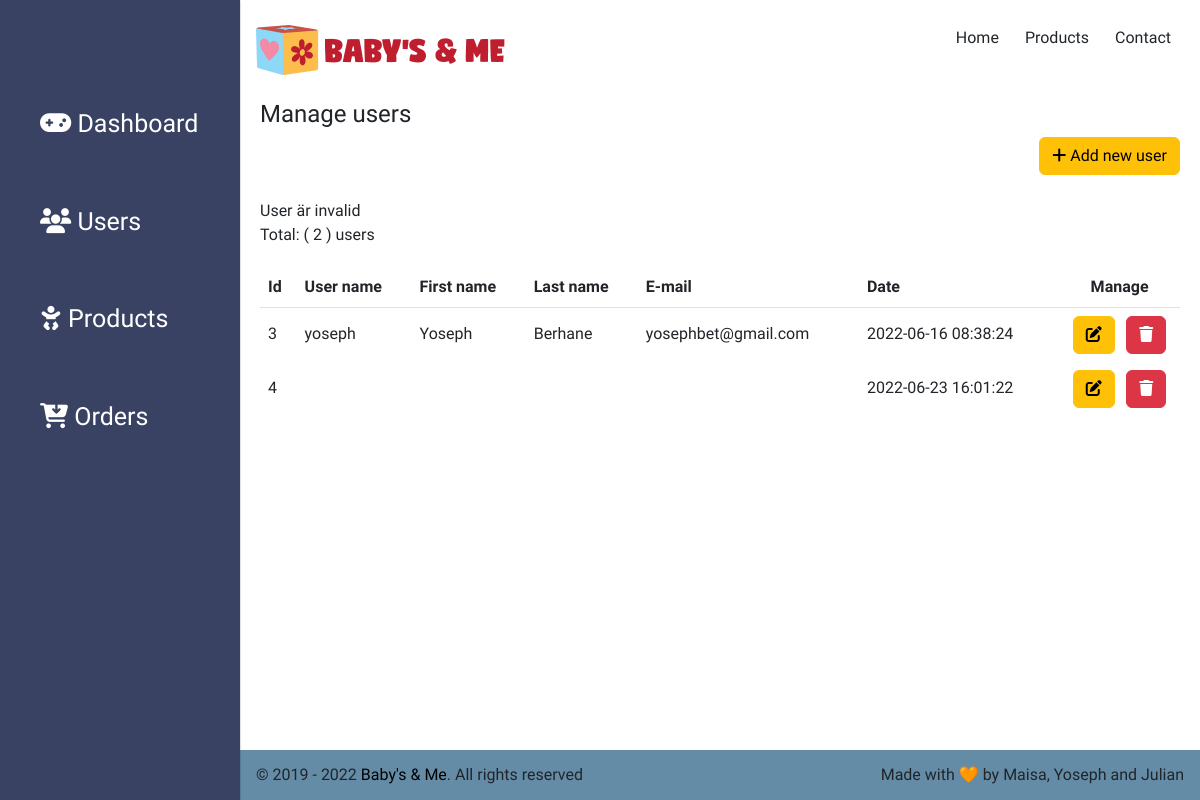
/admin/users.php?invalidUser, run on an earlier commit of the app's database.
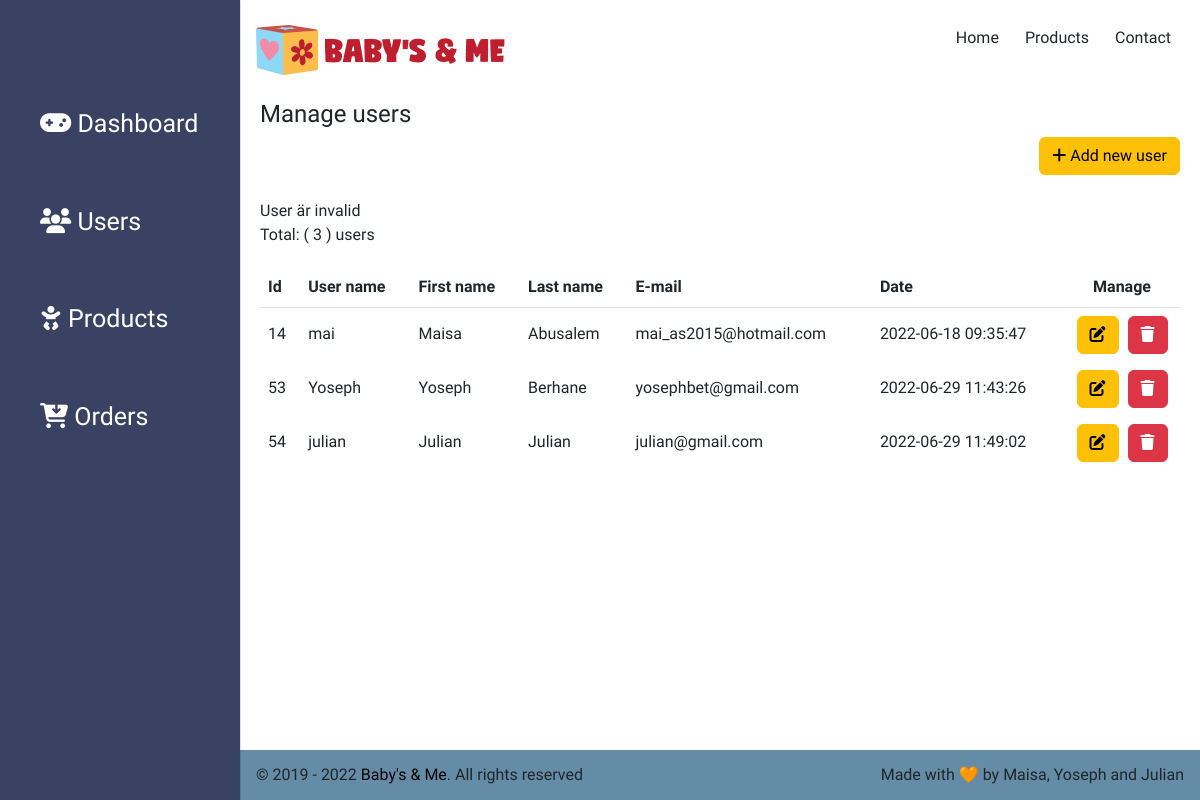
And on a later commit of the database.
### tables this page shows
CREATE TABLE `users` (
  `id` int(11) NOT NULL,
  `username` varchar(60) NOT NULL,
  `first_name` varchar(60) NOT NULL,
  `last_name` varchar(60) NOT NULL,
  `email` varchar(150) NOT NULL,
  `password` varchar(60) NOT NULL,
  `phone` varchar(60) NOT NULL,
  `street` varchar(255) NOT NULL,
  `postal_code` varchar(255) NOT NULL,
  `city` varchar(90) NOT NULL,
  `country` varchar(90) NOT NULL,
  `create_date` timestamp NOT NULL DEFAULT CURRENT_TIMESTAMP,
  `img_url` text
);

### src/config.php (called while the page is built, shortened)
<?php
require(SRC_PATH . '/dbconnect.php');
require(SRC_PATH . '/app/UserDbHandler.php');
$userDbHandler = new UserDbHandler($pdo);

### src/app/UserDbHandler.php (called while the page is built, shortened)
<?php
class UserDbHandler
{
    public function __construct($pdo)
    {
        $this->pdo = $pdo;
    }
    public function fetchAllUsers()
    {
        $sql = "SELECT * FROM users;";
        $stmt = $this->pdo->query($sql);
        return $stmt->fetchAll();
    }
}

### public/admin/users.php (the view, shortened to what this page needs)
<?php
require('../../src/config.php');
    $pageId    = "users";
    $message = "";
    if (isset($_GET['invalidUser'])) {
        $message = '
            <div class="error_msg">
               User är invalid
            </div>
        ';
    }
    $users = $userDbHandler->fetchAllUsers();
?>
<?php include('layout/header.php'); ?>
<div id="content">
    <h4>Manage users </h4>
    <div id="user">
        <form action="create-user.php" method="GET">
            <button type="submit" class="btn btn-warning"><i class="fas fa-plus"></i> Add new user</button>
        </form>
    </div>
    <br>
    <?=$message ?>
    <p>Total: <span>( <?=count($users); ?> ) users</span></p>
    <table class="table ">
        <thead>
            <tr>
                <th>Id</th>
                <th>User name</th>
                <th>First name</th>
                <th>Last name</th>
                <th>E-mail</th>
                <th>Date</th>
                <th class="manage">Manage</th>
            </tr>
        </thead>
        <tbody>
            <?php foreach($users as $user) : ?>
            <tr>
                <td><?=htmlentities($user['id']) ?></td>
                <td><?=htmlentities($user['username']) ?></td>
                <td><?=htmlentities($user['first_name']) ?></td>
                <td><?=htmlentities($user['last_name']) ?></td>
                <td><?=htmlentities($user['email']) ?></td>
                <td><?=htmlentities($user['create_date']) ?></td>
                <td class="manage">
                    <form action="update-user.php" method="GET">
                        <button type="submit" class="btn btn-warning"><i class="fas fa-edit"></i></button>
                    </form>
                    <form action="" method="POST">
                        <button type="submit" name="deleteUserBtn" class="btn btn-danger"><i
                                class="fas fa-trash"></i></button>
                    </form>
                </td>
            </tr>
            <?php endforeach; ?>
        </tbody>
    </table>
</div>
<?php include('layout/footer.php'); ?>

### public/admin/layout/header.php (shortened to what this page needs)
<!DOCTYPE html>
<html>
<head>
    <link href="https://cdn.jsdelivr.net/npm/bootstrap@5.2.0-beta1/dist/css/bootstrap.min.css" rel="stylesheet"
>
    <link rel="stylesheet" href="css/style.css">
</head>
<body id="<?=$pageId ?>">
    <div class="grid-container">
        <div class="menu-icon">
        </div>
        <header class="header">
            <div id="logo">
                <a href="../index.php">
                    <img class="logo" src="img/babysme_logo.png" alt="logo">
                </a>
            </div>
            <div class="d-flex justify-content-center text-center bg-transparent pb-4">
                <div class="col">
                    <form action="../index.php?">
                        <input type="submit" value="Home" class="btn navBtn">
                    </form>
                </div>
                <div class="col">
                    <form action="../products.php?">
                        <input type="submit" value="Products" class="btn navBtn">
                    </form>
                </div>
                <div class="col">
                    <form action="../contact.php?">
                        <input type="submit" value="Contact" class="btn navBtn">
                    </form>
                </div>
            </div>
        </header>
        <aside class="sidenav">
            <ul class="sidenav__list">
                <li class="sidenav__list-item"><a href="index.php"><i class="fas fa-gamepad"></i> Dashboard</a></li>
                <li class="sidenav__list-item"><a href="users.php"><i class="fas fa-users"></i> Users</a></li>
                <li class="sidenav__list-item"><a href="products.php"><i class="fas fa-baby"></i> Products</a></li>
                <li class="sidenav__list-item"><a href="orders.php"><i class="fas fa-cart-arrow-down"></i> Orders</a>
                </li>
            </ul>
        </aside>

### public/admin/layout/footer.php (shortened to what this page needs)
<footer class="footer">
    <div class="footer__copyright">&copy; 2019 - <?php echo date('Y'); ?> <a href="#">Baby's & Me</a>. All rights
        reserved</div>
    <div class="footer__signature">Made with 🧡 by Maisa, Yoseph and Julian</div>
</footer>
</div>
</body>
</html>

### public/admin/css/style.css (style rules this page uses)
body { margin: 0; padding: 0; font-family: 'Mukta', sans-serif; box-sizing: border-box; }
.header { display: flex; justify-content: space-between; align-items: center; margin-top: 10px; }
table { margin-top: 20px; }
#user, #new-product { display: flex; justify-content: flex-end; }
td { vertical-align: baseline; }
a { text-decoration: none; color: #000; }
td { border:none; }
.manage { display: flex; justify-content: space-around; }
.grid-container { display: grid; grid-template-columns: 1fr; grid-template-rows: 50px 1fr 50px; grid-template-areas: 'header' 'main' 'footer'; height: 100vh; }
.menu-icon { position: fixed; display: flex; top: 5px; left: 10px; align-items: center; justify-content: center; background-color: #DADAE3; border-radius: 50%; z-index: 1; cursor: pointer; padding: 12px; }
.header { grid-area: header; display: flex; align-items: center; justify-content: space-between; padding: 0 16px; margin-top: 50px; }
.sidenav { grid-area: sidenav; display: flex; flex-direction: column; height: 100%; width: 240px; position: fixed; overflow-y: auto; transform: translateX(-245px); transition: all .6s ease-in-out; box-shadow: 0 2px 2px 0 rgba(0, 0, 0, 0.16), 0 0 0 1px rgba(0, 0, 0, 0.08); z-index: 2; background-color: #394263; }
.sidenav__list { padding: 0; margin-top: 85px; list-style-type: none; }
.sidenav__list-item { padding: 20px 20px 20px 40px; font-size: 25px; margin-bottom: 20px; }
.sidenav__list-item a { color: #fff; }
#content { margin: 50px 20px; }
.footer { grid-area: footer; display: flex; align-items: center; justify-content: space-between; padding: 0 16px; background-color: #648ca6; }
@media only screen and (min-width: 46.875em) { .grid-container { grid-template-columns: 240px 1fr; grid-template-areas: "sidenav header" "sidenav main" "sidenav footer"; } }
@media only screen and (min-width: 46.875em) { .sidenav { position: relative; transform: translateX(0); } }

What changed in the data, as far as the page shows it:
removed users: id "3", username "yoseph", first_name "Yoseph", last_name "Berhane", email "yosephbet@gmail.com", create_date "2022-06-16 08:38:24"
removed users: id "4", create_date "2022-06-23 16:01:22"
added users: id "14", username "mai", first_name "Maisa", last_name "Abusalem", email "mai_as2015@hotmail.com", create_date "2022-06-18 09:35:47"
added users: id "53", username "Yoseph", first_name "Yoseph", last_name "Berhane", email "yosephbet@gmail.com", create_date "2022-06-29 11:43:26"
added users: id "54", username "julian", first_name "Julian", last_name "Julian", email "julian@gmail.com", create_date "2022-06-29 11:49:02"
Also different on the page:
count($users): "2" → "3"
